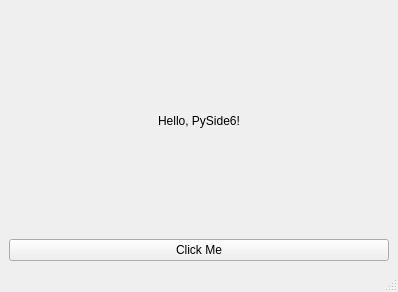
<?xml version="1.0" encoding="UTF-8"?>
<ui version="4.0">
 <class>MainWindow</class>
 <widget class="QMainWindow" name="MainWindow">
  <property name="geometry">
   <rect>
    <x>0</x>
    <y>0</y>
    <width>398</width>
    <height>292</height>
   </rect>
  </property>
  <property name="windowTitle">
   <string>Simple PySide6 Window</string>
  </property>
  <widget class="QWidget" name="centralwidget">
   <layout class="QVBoxLayout" name="verticalLayout">
    <item>
     <widget class="QLabel" name="label">
      <property name="text">
       <string>Hello, PySide6!</string>
      </property>
      <property name="alignment">
       <set>Qt::AlignmentFlag::AlignCenter</set>
      </property>
     </widget>
    </item>
    <item>
     <widget class="QPushButton" name="pushButton">
      <property name="enabled">
       <bool>true</bool>
      </property>
      <property name="text">
       <string>Click Me</string>
      </property>
     </widget>
    </item>
   </layout>
  </widget>
  <widget class="QMenuBar" name="menubar">
   <property name="geometry">
    <rect>
     <x>0</x>
     <y>0</y>
     <width>398</width>
     <height>33</height>
    </rect>
   </property>
  </widget>
  <widget class="QStatusBar" name="statusbar"/>
 </widget>
 <resources/>
 <connections/>
</ui>
